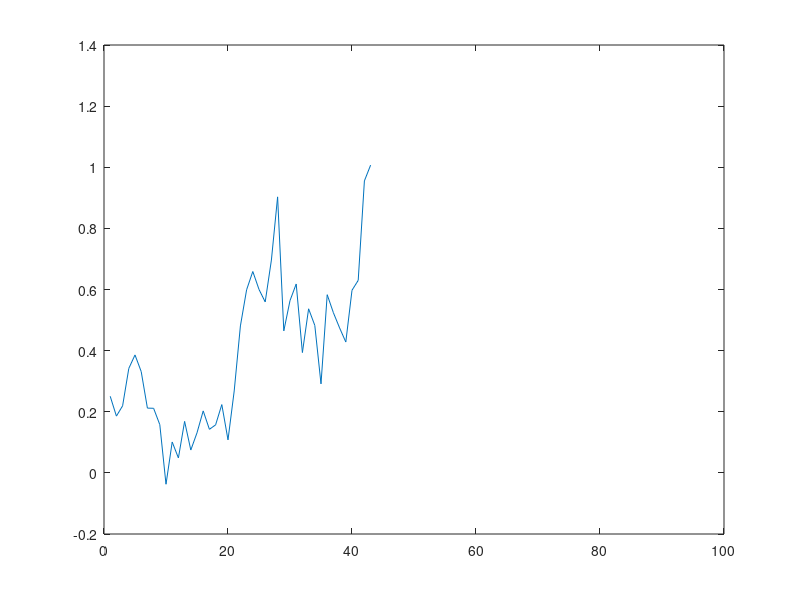
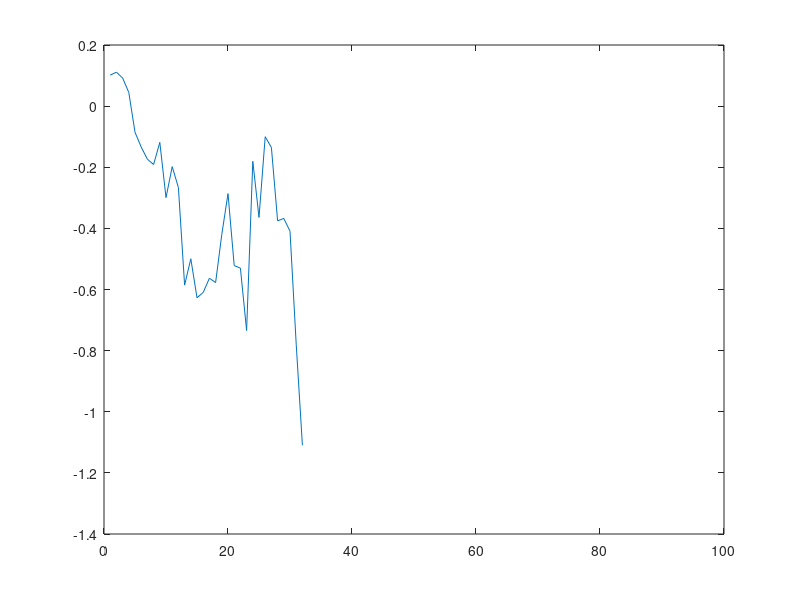
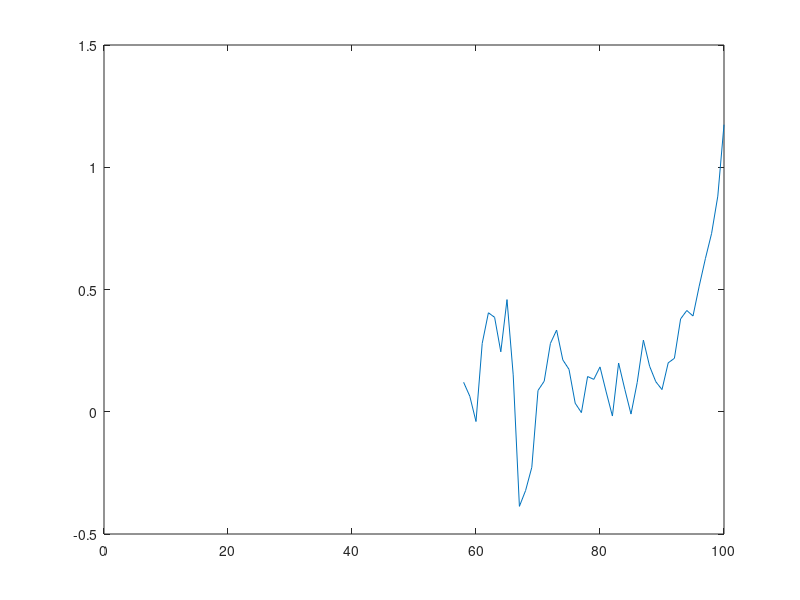
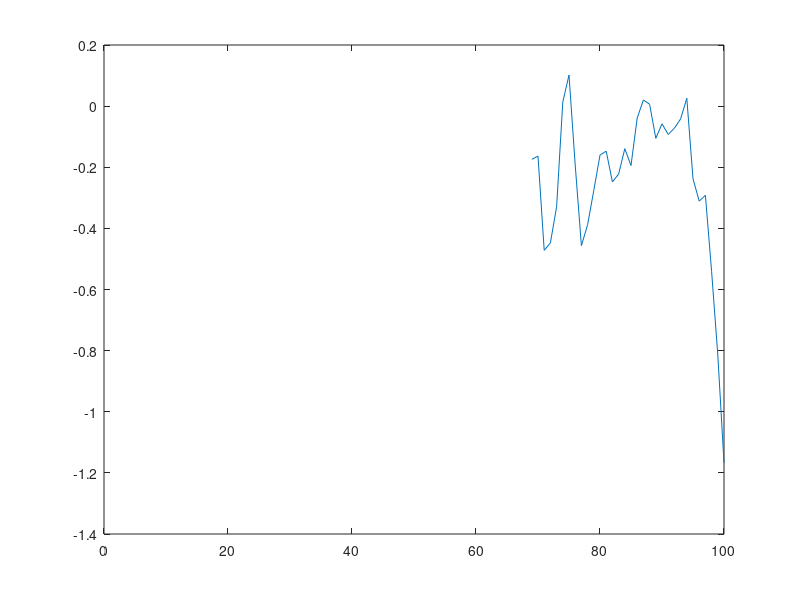

Reproduce these figures in MATLAB, in order.
%%Problem 11: Averaging%%

RT = zeros(1,15);
Thresholds = zeros(1,15);

walks = zeros(15, 100); %store 15 walks

for t = 1:15 %15 walks
    walk = 0; %walk begins at 0
    time = 0; %init time variable
    
    while -1 < walk %until walk crosses -1
       
        if walk >= 1 %or crosses 1
            Thresholds(t) = 1; %assign 1 as the result
            RT(t) = time; %record RT of crossing 1
            break
        end
        
        walk = walk + 0.01 + normrnd(0,0.25); %increment walk
        walks(t, time+1) = walk; %store walks
        time = time + 1; %increment time
    end
    
    RT(t) = time; %record RT of crossing -1
    if Thresholds(t) ~= 1 %if the walk crossed -1
        Thresholds(t) = -1; %assign -1 as the result
    end
end

posWalks = zeros(15,100); %init positive walks
negWalks = zeros(15,100); %init negative walks

for i = 1:15 %separate walks into 1 terminating or -1 terminating
    if Thresholds(i) == 1
        for j = 1:100
            posWalks(i,j) = walks(i,j);
        end
    else
        for j = 1:100
            negWalks(i,j) = walks(i,j);
        end
    end 
end


avgPosLock = zeros(1,100);
avgNegLock = zeros(1,100);

for c = 1:100 %generate stimulus locked averaging
    sumPos = 0; %init sum
    sumNeg = 0;
    thingsToAddPos = 0; %init counter
    thingsToAddNeg = 0;
    for r = 1:15
        if posWalks(r,c) ~= 0
            sumPos = sumPos + posWalks(r,c);
            thingsToAddPos = thingsToAddPos + 1;
        end
        if negWalks(r,c) ~= 0
            sumNeg = sumNeg + negWalks(r,c);
            thingsToAddNeg = thingsToAddNeg + 1;
        end
    end
    avgPosLock(c) = sumPos / thingsToAddPos;
    avgNegLock(c) = sumNeg / thingsToAddNeg;
end

figure;
plot(avgPosLock) %plot 1s stimulus locked
figure;
plot(avgNegLock) %plot -1s stimulus locked
        
for i = 1:15 %response lock 1 terminating walks
    temp = [];
    for c = 1:100
        if posWalks(i,c) ~= 0
            temp = [temp, posWalks(i,c)];
        end
    end
    array = 100 - length(temp);
    arrayzeros = zeros(1,array);
    posWalks(i,:) = [arrayzeros,temp];
end
        
for i = 1:15 %response lock -1 terminating walks
    temp = [];
    for c = 1:100
        if negWalks(i,c) ~= 0
            temp = [temp, negWalks(i,c)];
        end
    end
    array = 100 - length(temp);
    arrayzeros = zeros(1,array);
    negWalks(i,:) = [arrayzeros,temp];
end

for c = 1:100 %generate response locked averaging
    sumPos = 0; %init sum
    sumNeg = 0;
    thingsToAddPos = 0; %init counter
    thingsToAddNeg = 0;
    for r = 1:15
        if posWalks(r, c) ~= 0
            sumPos = sumPos + posWalks(r,c);
            thingsToAddPos = thingsToAddPos + 1;
        end
        if negWalks(r,c) ~= 0
            sumNeg = sumNeg + negWalks(r,c);
            thingsToAddNeg = thingsToAddNeg + 1;
        end
    end
    avgPos(c) = sumPos / thingsToAddPos;
    avgNeg(c) = sumNeg / thingsToAddNeg;
end

figure;
plot(avgPos) %plot 1s response locked
figure;
plot(avgNeg) %plot -1s response locked